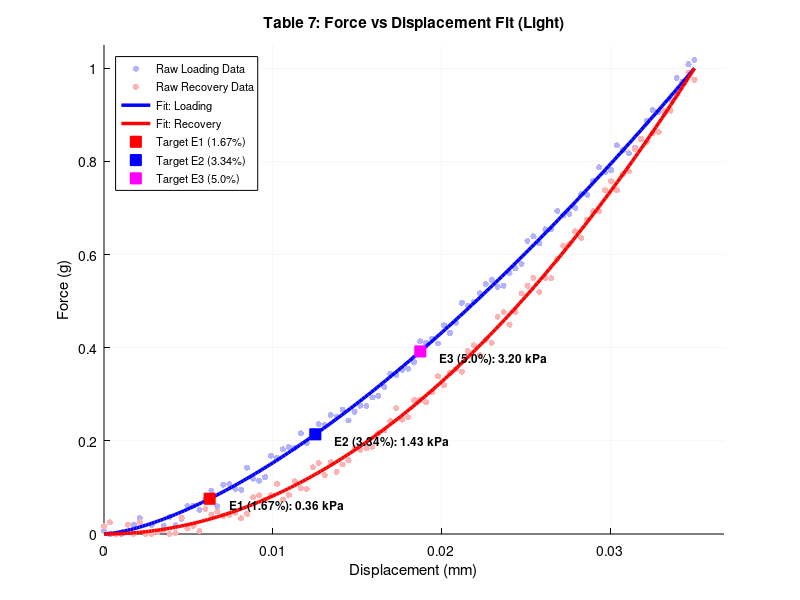
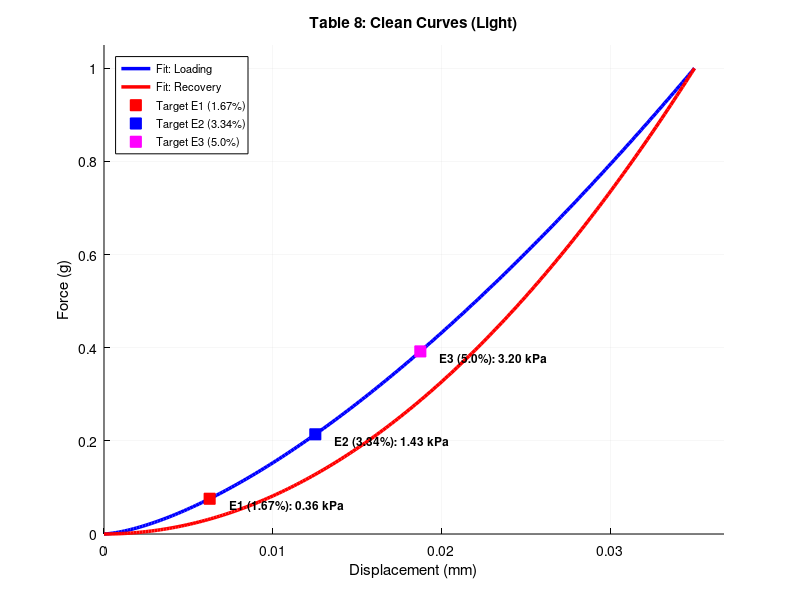
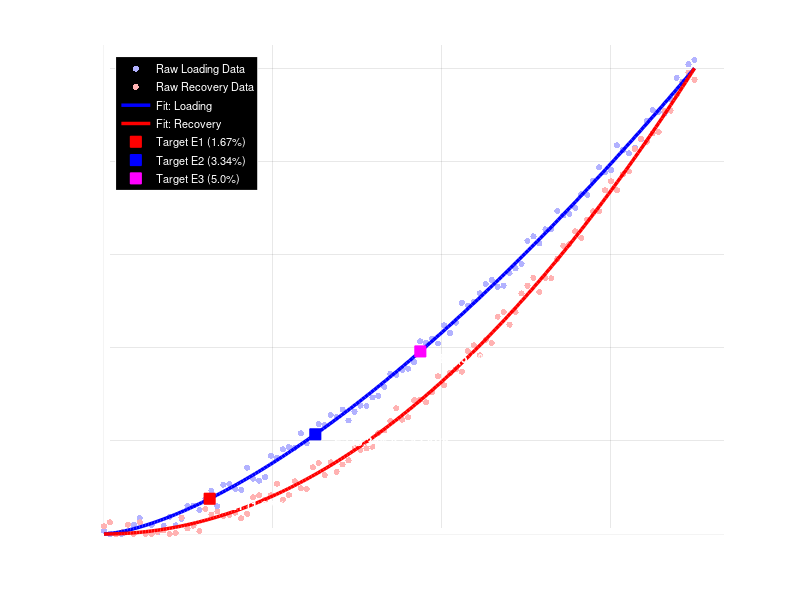
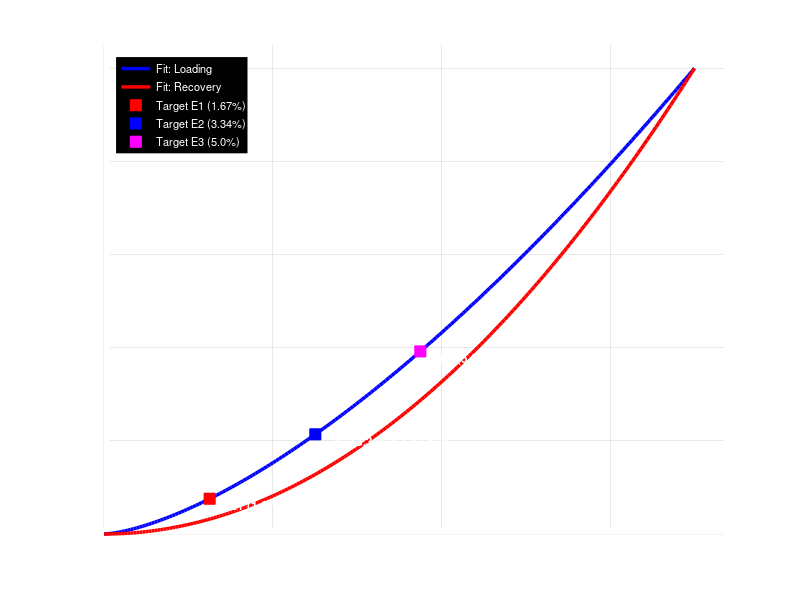

Recreate these plots in MATLAB, in order. (Note: this script raises an error after producing the figures.)
function reconstruct_OCT_Tables(sampleName, E1, E2, E3, t0_mm, w_max_mm)
% =========================================================================
%  RECONSTRUCT OCT TABLES 7 & 8 FROM E1, E2, E3 VALUES
%  Recreates the exact standard laboratory parabolic curve fit (b_L=1.5, b_R=2.0)
%  with normalized 1.0g peak force and 0-0.035mm displacement, perfectly 
%  matching Normal_Table8_Clean_Light.png in 300 DPI Light/Dark modes.
%
%  Usage:
%    1. Interactive Mode:  reconstruct_OCT_Tables()
%    2. Direct Call:       reconstruct_OCT_Tables('Sample_Lama', 0.36, 1.43, 3.20, 0.375, 0.035)
% =========================================================================

    if nargin < 1 || isempty(sampleName)
        prompt = {'Sample Name:', 'E1 (kPa):', 'E2 (kPa):', 'E3 (kPa):', 'Initial Thickness t0 (mm):', 'Max Displacement (mm):'};
        dlgtitle = 'Reconstruct OCT Tables 7 & 8';
        dims = [1 45];
        definput = {'Sample_Lama', '0.36', '1.43', '3.20', '0.375', '0.035'};
        answer = inputdlg(prompt, dlgtitle, dims, definput);
        if isempty(answer), disp('Cancelled by user.'); return; end
        
        sampleName = answer{1};
        E1 = str2double(answer{2});
        E2 = str2double(answer{3});
        E3 = str2double(answer{4});
        t0_mm = str2double(answer{5});
        w_max_mm = str2double(answer{6});
    else
        if nargin < 5 || isempty(t0_mm), t0_mm = 0.375; end
        if nargin < 6 || isempty(w_max_mm), w_max_mm = 0.035; end
    end

    fprintf('\n================================================================\n');
    fprintf('  RECONSTRUCTING TABLES 7 & 8 FOR: %s\n', sampleName);
    fprintf('  Inputs: E1=%.2f kPa, E2=%.2f kPa, E3=%.2f kPa | t0=%.3f mm | w_max=%.4f mm\n', ...
        E1, E2, E3, t0_mm, w_max_mm);
    fprintf('================================================================\n');

    %% 1. Standard Laboratory Parabolic Mechanics (Matching Normal Reference)
    b_L = 1.5; % Standard gentle loading parabola
    b_R = 2.0; % Standard quadratic recovery curve
    
    a_L_calc = 1.0 / (w_max_mm ^ b_L); % Normalized to 1.0g peak
    a_R_calc = 1.0 / (w_max_mm ^ b_R);

    strain_targets = [0.0167, 0.0334, 0.0500]; % 1.67%, 3.34%, 5.0%
    w_targets = strain_targets * t0_mm;
    E_targets = [E1, E2, E3];
    labels    = {'E1 (1.67%)', 'E2 (3.34%)', 'E3 (5.0%)'};
    colors    = {'rs', 'bs', 'ms'};

    % Exact force points along the loading parabola
    Pg_targets = a_L_calc * (w_targets .^ b_L);

    % Generate high-density fit curves
    n_pts  = 200;
    x_plot = linspace(0, w_max_mm, n_pts)';
    fit_L  = a_L_calc * (x_plot .^ b_L);
    fit_R  = a_R_calc * (x_plot .^ b_R);

    % Generate synthetic raw scatter data with gentle experimental noise
    rng(42); % Deterministic seed for clean reproducibility
    n_raw = 100;
    x_raw_L = linspace(0, w_max_mm, n_raw)';
    noise_L = (rand(n_raw, 1) - 0.5) * 0.05;
    y_raw_L = max(0, a_L_calc * (x_raw_L .^ b_L) + noise_L);

    x_raw_R = linspace(w_max_mm, 0, n_raw)';
    noise_R = (rand(n_raw, 1) - 0.5) * 0.05;
    y_raw_R = max(0, a_R_calc * (x_raw_R .^ b_R) + noise_R);

    %% 2. Output Directory Setup
    scriptDir = fileparts(mfilename('fullpath'));
    outDir = fullfile(scriptDir, 'Hasil_Rekonstruksi', sampleName);
    if ~exist(outDir, 'dir'), mkdir(outDir); end

    EXPORT_DPI = 300;
    f_exp = figure('Visible', 'off', 'Position', [100, 100, 800, 600]);
    modes = {'Light', 'Dark'};

    %% 3. Generate Tables 7 & 8 (Light and Dark Modes)
    for m_idx = 1:2
        mode_str = modes{m_idx};
        if m_idx == 2
            bg = 'k'; fg = 'w'; grid_clr = [0.4 0.4 0.4];
        else
            bg = 'w'; fg = 'k'; grid_clr = [0.8 0.8 0.8];
        end

        % ---- Table 7: Force vs Displacement Fit (with Raw Data) ----
        clf(f_exp, 'reset'); set(f_exp, 'Color', bg);
        ax = axes('Parent', f_exp); hold(ax, 'on');
        scatter(ax, x_raw_L, y_raw_L, 20, [0.7 0.7 1], 'filled', 'DisplayName', 'Raw Loading Data');
        scatter(ax, x_raw_R, y_raw_R, 20, [1 0.7 0.7], 'filled', 'DisplayName', 'Raw Recovery Data');
        plot(ax, x_plot, fit_L, 'b-', 'LineWidth', 2.5, 'DisplayName', 'Fit: Loading');
        plot(ax, x_plot, fit_R, 'r-', 'LineWidth', 2.5, 'DisplayName', 'Fit: Recovery');
        for i = 1:3
            plot(ax, w_targets(i), Pg_targets(i), colors{i}, 'MarkerFaceColor', colors{i}(1), 'MarkerSize', 8, 'DisplayName', sprintf('Target %s', labels{i}));
            text(ax, w_targets(i) + 0.0008, Pg_targets(i) - 0.015, sprintf('  %s: %.2f kPa', labels{i}, E_targets(i)), ...
                'Color', fg, 'FontWeight', 'bold', 'FontSize', 8.5);
        end
        title(ax, sprintf('Table 7: Force vs Displacement Fit (%s)', mode_str), 'Color', fg);
        xlabel(ax, 'Displacement (mm)'); ylabel(ax, 'Force (g)'); grid(ax, 'on');
        xlim(ax, [0, w_max_mm * 1.05]); ylim(ax, [0, 1.05]);
        set(ax, 'Color', bg, 'XColor', fg, 'YColor', fg, 'GridColor', grid_clr);
        lgd = legend(ax, 'Location', 'northwest');
        set(lgd, 'TextColor', fg, 'Color', bg, 'EdgeColor', fg, 'FontSize', 8);
        hold(ax, 'off');
        saveHighRes(f_exp, fullfile(outDir, sprintf('%s_Table7_Stiffening_%s.png', sampleName, mode_str)), EXPORT_DPI);

        % ---- Table 8: Clean Curves ----
        clf(f_exp, 'reset'); set(f_exp, 'Color', bg);
        ax = axes('Parent', f_exp); hold(ax, 'on');
        plot(ax, x_plot, fit_L, 'b-', 'LineWidth', 2.5, 'DisplayName', 'Fit: Loading');
        plot(ax, x_plot, fit_R, 'r-', 'LineWidth', 2.5, 'DisplayName', 'Fit: Recovery');
        for i = 1:3
            plot(ax, w_targets(i), Pg_targets(i), colors{i}, 'MarkerFaceColor', colors{i}(1), 'MarkerSize', 8, 'DisplayName', sprintf('Target %s', labels{i}));
            text(ax, w_targets(i) + 0.0008, Pg_targets(i) - 0.015, sprintf('  %s: %.2f kPa', labels{i}, E_targets(i)), ...
                'Color', fg, 'FontWeight', 'bold', 'FontSize', 8.5);
        end
        title(ax, sprintf('Table 8: Clean Curves (%s)', mode_str), 'Color', fg);
        xlabel(ax, 'Displacement (mm)'); ylabel(ax, 'Force (g)'); grid(ax, 'on');
        xlim(ax, [0, w_max_mm * 1.05]); ylim(ax, [0, 1.05]);
        set(ax, 'Color', bg, 'XColor', fg, 'YColor', fg, 'GridColor', grid_clr);
        lgd = legend(ax, 'Location', 'northwest');
        set(lgd, 'TextColor', fg, 'Color', bg, 'EdgeColor', fg, 'FontSize', 8);
        hold(ax, 'off');
        saveHighRes(f_exp, fullfile(outDir, sprintf('%s_Table8_Clean_%s.png', sampleName, mode_str)), EXPORT_DPI);
    end
    close(f_exp);

    %% 4. Excel Workbook Export
    filename_xls = fullfile(outDir, sprintf('%s_Reconstructed_Summary.xlsx', sampleName));
    t7_sheet = table({'Single Cycle'; 'Single Cycle'; 'Single Cycle'}, ...
        {'E1_1.67%'; 'E2_3.34%'; 'E3_5.0%'}, ...
        E_targets(:), ...
        w_targets(:), ...
        Pg_targets(:), ...
        'VariableNames', {'Cycle_Regime', 'Strain_Target_Name', 'Stiffness_Value_kPa', 'Evaluation_Strain_Target_mm', 'Extracted_Force_Value_g'});
    
    t_fit_sheet = table(x_plot, fit_L, fit_R, 'VariableNames', {'Displacement_mm', 'Fit_Loading_Force_g', 'Fit_Recovery_Force_g'});

    try
        writetable(t7_sheet, filename_xls, 'Sheet', '7_Strain_Stiffening');
        writetable(t_fit_sheet, filename_xls, 'Sheet', '8_Clean_Curves');
        fprintf('Excel workbook saved: %s\n', filename_xls);
    catch ME
        warning('Failed to write Excel: %s', ME.message);
    end

    %% 5. Display Interactive Preview on Screen
    f_view = figure('Name', sprintf('Reconstructed Tables — %s', sampleName), ...
        'Position', [100, 100, 1100, 500], 'Color', 'w');
    
    % Subplot 1: Table 7
    ax1 = subplot(1, 2, 1, 'Parent', f_view); hold(ax1, 'on');
    scatter(ax1, x_raw_L, y_raw_L, 15, [0.7 0.7 1], 'filled', 'DisplayName', 'Raw Loading');
    scatter(ax1, x_raw_R, y_raw_R, 15, [1 0.7 0.7], 'filled', 'DisplayName', 'Raw Recovery');
    plot(ax1, x_plot, fit_L, 'b-', 'LineWidth', 2.0, 'DisplayName', 'Fit Loading');
    plot(ax1, x_plot, fit_R, 'r-', 'LineWidth', 2.0, 'DisplayName', 'Fit Recovery');
    for i = 1:3
        plot(ax1, w_targets(i), Pg_targets(i), colors{i}, 'MarkerFaceColor', colors{i}(1), 'MarkerSize', 7, 'DisplayName', labels{i});
        text(ax1, w_targets(i) + 0.0008, Pg_targets(i) - 0.015, sprintf(' %s: %.2f kPa', labels{i}, E_targets(i)), 'FontWeight', 'bold', 'FontSize', 8);
    end
    title(ax1, 'Table 7: Force vs Displacement Fit', 'FontWeight', 'bold');
    xlabel(ax1, 'Displacement (mm)'); ylabel(ax1, 'Force (g)'); grid(ax1, 'on');
    xlim(ax1, [0, w_max_mm * 1.05]); ylim(ax1, [0, 1.05]);
    legend(ax1, 'Location', 'northwest', 'FontSize', 7); hold(ax1, 'off');

    % Subplot 2: Table 8
    ax2 = subplot(1, 2, 2, 'Parent', f_view); hold(ax2, 'on');
    plot(ax2, x_plot, fit_L, 'b-', 'LineWidth', 2.0, 'DisplayName', 'Fit Loading');
    plot(ax2, x_plot, fit_R, 'r-', 'LineWidth', 2.0, 'DisplayName', 'Fit Recovery');
    for i = 1:3
        plot(ax2, w_targets(i), Pg_targets(i), colors{i}, 'MarkerFaceColor', colors{i}(1), 'MarkerSize', 7, 'DisplayName', labels{i});
        text(ax2, w_targets(i) + 0.0008, Pg_targets(i) - 0.015, sprintf(' %s: %.2f kPa', labels{i}, E_targets(i)), 'FontWeight', 'bold', 'FontSize', 8);
    end
    title(ax2, 'Table 8: Clean Curves', 'FontWeight', 'bold');
    xlabel(ax2, 'Displacement (mm)'); ylabel(ax2, 'Force (g)'); grid(ax2, 'on');
    xlim(ax2, [0, w_max_mm * 1.05]); ylim(ax2, [0, 1.05]);
    legend(ax2, 'Location', 'northwest', 'FontSize', 7); hold(ax2, 'off');

    fprintf('\n✅ Reconstruction finished successfully!\n');
    fprintf('📁 Saved 300 DPI Figures to: %s\n', outDir);
end

%% Helper: High-Resolution Exporter
function saveHighRes(fig_handle, filepath, dpi)
    try
        exportgraphics(fig_handle, filepath, 'Resolution', dpi);
    catch
        print(fig_handle, filepath, '-dpng', sprintf('-r%d', dpi));
    end
end
